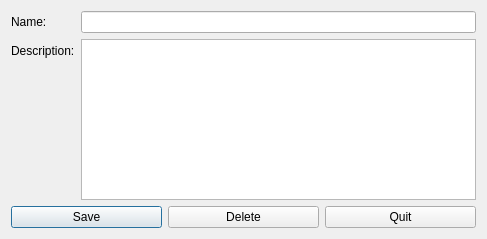
<?xml version="1.0" encoding="UTF-8"?>
<ui version="4.0">
 <class>CMngRoles</class>
 <widget class="QDialog" name="CMngRoles">
  <property name="geometry">
   <rect>
    <x>0</x>
    <y>0</y>
    <width>487</width>
    <height>239</height>
   </rect>
  </property>
  <property name="windowTitle">
   <string>Dialog</string>
  </property>
  <layout class="QVBoxLayout" name="verticalLayout">
   <item>
    <layout class="QFormLayout" name="formLayout">
     <item row="0" column="0">
      <widget class="QLabel" name="roleNlabel">
       <property name="text">
        <string>Name:</string>
       </property>
      </widget>
     </item>
     <item row="0" column="1">
      <widget class="QLineEdit" name="roleNlineEdit"/>
     </item>
     <item row="1" column="0">
      <widget class="QLabel" name="roleDtext">
       <property name="text">
        <string>Description:</string>
       </property>
      </widget>
     </item>
     <item row="1" column="1">
      <widget class="QTextEdit" name="roleDtextEdit"/>
     </item>
    </layout>
   </item>
   <item>
    <layout class="QHBoxLayout" name="horizontalLayout">
     <item>
      <widget class="QPushButton" name="saveBtn">
       <property name="text">
        <string>Save</string>
       </property>
      </widget>
     </item>
     <item>
      <widget class="QPushButton" name="delBtn">
       <property name="text">
        <string>Delete</string>
       </property>
      </widget>
     </item>
     <item>
      <widget class="QPushButton" name="quitBtn">
       <property name="text">
        <string>Quit</string>
       </property>
      </widget>
     </item>
    </layout>
   </item>
  </layout>
 </widget>
 <resources/>
 <connections/>
</ui>
